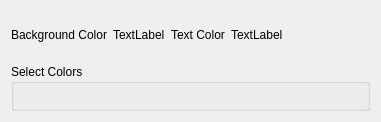
<?xml version="1.0" encoding="UTF-8"?>
<ui version="4.0">
 <class>ColorWidget</class>
 <widget class="QWidget" name="ColorWidget">
  <property name="geometry">
   <rect>
    <x>0</x>
    <y>0</y>
    <width>381</width>
    <height>122</height>
   </rect>
  </property>
  <property name="windowTitle">
   <string>ColorWidget</string>
  </property>
  <layout class="QGridLayout" name="gridLayout_3">
   <item row="0" column="0">
    <layout class="QHBoxLayout" name="horizontalLayout">
     <item>
      <widget class="QLabel" name="label">
       <property name="text">
        <string>Background Color</string>
       </property>
      </widget>
     </item>
     <item>
      <widget class="ColorLabel" name="backLabel">
       <property name="minimumSize">
        <size>
         <width>30</width>
         <height>30</height>
        </size>
       </property>
       <property name="text">
        <string>TextLabel</string>
       </property>
      </widget>
     </item>
    </layout>
   </item>
   <item row="0" column="1">
    <layout class="QHBoxLayout" name="horizontalLayout_3">
     <item>
      <layout class="QHBoxLayout" name="horizontalLayout_2">
       <item>
        <widget class="QLabel" name="label_2">
         <property name="text">
          <string>Text Color</string>
         </property>
        </widget>
       </item>
       <item>
        <widget class="ColorLabel" name="textLabel">
         <property name="minimumSize">
          <size>
           <width>30</width>
           <height>30</height>
          </size>
         </property>
         <property name="text">
          <string>TextLabel</string>
         </property>
        </widget>
       </item>
      </layout>
     </item>
     <item>
      <spacer name="horizontalSpacer">
       <property name="orientation">
        <enum>Qt::Horizontal</enum>
       </property>
       <property name="sizeHint" stdset="0">
        <size>
         <width>40</width>
         <height>20</height>
        </size>
       </property>
      </spacer>
     </item>
    </layout>
   </item>
   <item row="1" column="0" colspan="2">
    <widget class="QGroupBox" name="groupBox">
     <property name="title">
      <string>Select Colors</string>
     </property>
    </widget>
   </item>
  </layout>
 </widget>
 <layoutdefault spacing="6" margin="11"/>
 <customwidgets>
  <customwidget>
   <class>ColorLabel</class>
   <extends>QLabel</extends>
   <header>colorlabel.h</header>
  </customwidget>
 </customwidgets>
 <resources/>
 <connections/>
</ui>
